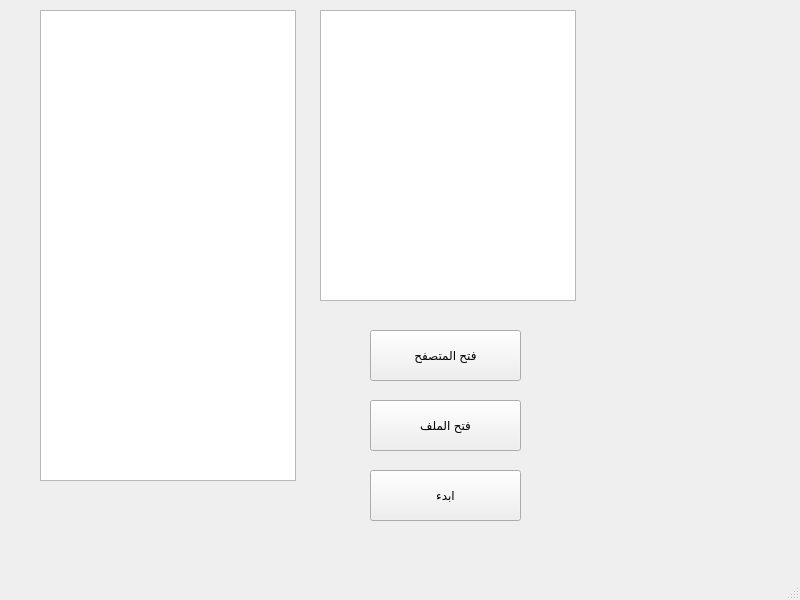
<?xml version="1.0" encoding="UTF-8"?>
<ui version="4.0">
 <class>MainWindow</class>
 <widget class="QMainWindow" name="MainWindow">
  <property name="geometry">
   <rect>
    <x>0</x>
    <y>0</y>
    <width>800</width>
    <height>600</height>
   </rect>
  </property>
  <property name="windowTitle">
   <string>MainWindow</string>
  </property>
  <widget class="QWidget" name="centralwidget">
   <widget class="QPushButton" name="pushButton">
    <property name="geometry">
     <rect>
      <x>370</x>
      <y>400</y>
      <width>151</width>
      <height>51</height>
     </rect>
    </property>
    <property name="text">
     <string>فتح الملف</string>
    </property>
   </widget>
   <widget class="QPushButton" name="pushButton_2">
    <property name="geometry">
     <rect>
      <x>370</x>
      <y>470</y>
      <width>151</width>
      <height>51</height>
     </rect>
    </property>
    <property name="text">
     <string>ابدء</string>
    </property>
   </widget>
   <widget class="QListWidget" name="listWidget">
    <property name="geometry">
     <rect>
      <x>40</x>
      <y>10</y>
      <width>256</width>
      <height>471</height>
     </rect>
    </property>
   </widget>
   <widget class="QListWidget" name="listWidget_2">
    <property name="geometry">
     <rect>
      <x>320</x>
      <y>10</y>
      <width>256</width>
      <height>291</height>
     </rect>
    </property>
   </widget>
   <widget class="QPushButton" name="pushButton_3">
    <property name="geometry">
     <rect>
      <x>370</x>
      <y>330</y>
      <width>151</width>
      <height>51</height>
     </rect>
    </property>
    <property name="text">
     <string>فتح المتصفح</string>
    </property>
   </widget>
  </widget>
  <widget class="QMenuBar" name="menubar">
   <property name="geometry">
    <rect>
     <x>0</x>
     <y>0</y>
     <width>800</width>
     <height>21</height>
    </rect>
   </property>
  </widget>
  <widget class="QStatusBar" name="statusbar"/>
 </widget>
 <resources/>
 <connections/>
</ui>
